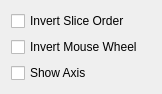
<?xml version="1.0" encoding="UTF-8"?>
<ui version="4.0">
 <class>View2DSettingsPanel</class>
 <widget class="QWidget" name="View2DSettingsPanel">
  <property name="geometry">
   <rect>
    <x>0</x>
    <y>0</y>
    <width>162</width>
    <height>91</height>
   </rect>
  </property>
  <property name="windowTitle">
   <string>Form</string>
  </property>
  <layout class="QVBoxLayout" name="verticalLayout">
   <item>
    <widget class="QCheckBox" name="invertSliceOrder">
     <property name="text">
      <string>Invert Slice Order</string>
     </property>
    </widget>
   </item>
   <item>
    <widget class="QCheckBox" name="invertWheel">
     <property name="text">
      <string>Invert Mouse Wheel</string>
     </property>
    </widget>
   </item>
   <item>
    <widget class="QCheckBox" name="showAxis">
     <property name="text">
      <string>Show Axis</string>
     </property>
    </widget>
   </item>
   <item>
    <spacer name="verticalSpacer">
     <property name="orientation">
      <enum>Qt::Vertical</enum>
     </property>
     <property name="sizeHint" stdset="0">
      <size>
       <width>20</width>
       <height>40</height>
      </size>
     </property>
    </spacer>
   </item>
  </layout>
 </widget>
 <resources/>
 <connections/>
</ui>
